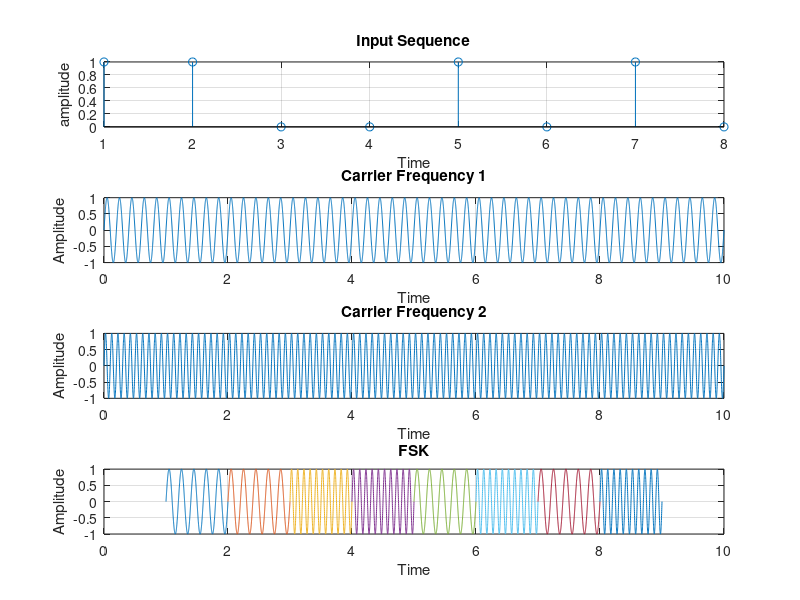

MATLAB code to generate this figure:
% Author : Vishwas K Singh
% Script to plot FSK waveform

% Clear everything
clc;
clear all;
close all;

% take the input sequence
x = [1 1 0 0 1 0 1 0 ];
nx = size(x,2);

subplot(4,1,1);
stem(x);
title('Input Sequence');
xlabel('Time');
ylabel('amplitude');
hold on;
grid on;

% Two carriers with two frequencies
f1 = 5;
f2 = 10;
tc = 0:0.001:10;

% generate fc1 and plot
fc1 = sin(2*pi*f1*tc);
subplot(4,1,2);
plot(tc,fc1);
title('Carrier Frequency 1');
xlabel('Time');
ylabel('Amplitude');
hold on;
grid on;

% generate fc2 and plot
fc2 = sin(2*pi*f2*tc);
subplot(4,1,3);
plot(tc,fc2);
title('Carrier Frequency 2');
xlabel('Time');
ylabel('Amplitude');
hold on;
grid on;


% for symbol 0 send fc2 for symbol 1 send fc1
i = 1;
while i < nx+1
    t = i:0.001:i+1;
    if x(i) == 1
        fsk = sin(2 * pi * f1 * t);
    else
        fsk = sin(2 * pi * f2 * t);
    end
    
    % Plot the output
    subplot(4,1,4);
    plot(t,fsk);
    title('FSK');
    xlabel('Time');
    ylabel('Amplitude');
    hold on;
    grid on;
    
    i = i+1;
end